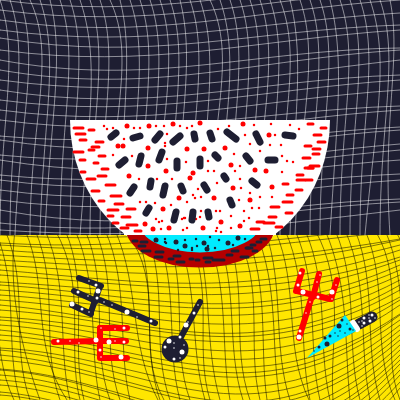
Frame 1 (no input)
Frame 60 (no input): identical to frame 1, image omitted
Frame 120 (the mouse pressed at the canvas centre since frame 60): identical to frame 1, image omitted

The p5.js sketch that drew this single still picture (run headless with seeded random() and noise() and a simulated clock; from frame 60 on, the mouse is pressed at the canvas centre):

// p5.js sketch
// ── sketch.js
function setup() {
  createCanvas(400,400);
  rectMode(CENTER);
  ellipseMode(CENTER);

}

function draw() {
  background(255,255,255);

  //yellow section
  fill(255,230,0);
  noStroke();
  rect(200,350,400,235);
  //black lines in yellow sectoon
  stroke(0,0,0);
  strokeWeight(0.5);
  noFill()
  //vertical
  bezier(-15,230,5,287.5,-12,345,14,400);
  bezier(-5,230,20,287.5,4,345,20,400);
  bezier(5,230,30,287.5,10,345,30,400);
  bezier(15,230,8,287.5,20,345,40,400);
  bezier(25,230,50,287.5,30,345,67,400);
  bezier(35,230,60,287.5,40,345,60,400);
  bezier(45,230,70,287.5,57,345,70,400);
  bezier(55,230,88,287.5,66,345,80,400);
  bezier(65,230,90,287.5,70,345,84,400);
  bezier(75,230,100,287.5,88,345,100,400);
  bezier(85,230,110,287.5,90,345,110,400);
  bezier(95,230,120,287.5,100,345,120,400);
  bezier(105,230,130,287.5,117,345,130,400);
  bezier(115,230,140,287.5,129,345,158,400);
  bezier(125,230,169,287.5,133,345,164,400);
  bezier(135,230,160,287.5,140,345,160,400);
  bezier(145,230,170,287.5,150,345,170,400);
  bezier(155,230,180,287.5,165,345,180,400);
  bezier(165,230,190,287.5,170,345,190,400);
  bezier(175,230,200,287.5,189,345,205,400);
  bezier(185,230,217,287.5,193,345,210,400);
  bezier(195,230,213,287.5,204,345,220,400);
  bezier(205,230,230,287.5,220,345,230,400);
  bezier(215,230,240,287.5,225,345,243,400);
  bezier(225,230,250,287.5,230,345,250,400);
  bezier(235,230,266,287.5,246,345,260,400);
  bezier(245,230,270,287.5,259,345,267,400);
  bezier(255,230,280,287.5,270,345,280,400);
  bezier(265,230,285,287.5,272,345,290,400);
  bezier(275,230,300,287.5,283,345,309,400);
  bezier(285,230,310,287.5,298,345,310,400);
  bezier(295,230,320,287.5,307,345,320,400);
  bezier(305,230,330,287.5,317,345,330,400);
  bezier(315,230,347,287.5,329,345,333,400);
  bezier(325,230,350,287.5,344,345,350,400);
  bezier(335,230,360,287.5,345,345,360,400);
  bezier(345,230,370,287.5,358,345,370,400);
  bezier(355,230,378,287.5,363,345,380,400);
  bezier(365,230,390,287.5,370,345,395,400);
  bezier(375,230,409,287.5,378,345,400,400);
  bezier(385,230,410,287.5,394,345,422,400);
  bezier(395,230,430,287.5,405,345,420,400);
  //horizontal
  bezier(0,235,150,245,250,225,400,212);
  bezier(0,243,150,252,250,227,400,220);
  bezier(0,245,150,255,250,245,400,225);
  bezier(0,250,150,262,250,247,400,231);
  bezier(0,255,150,265,250,265,400,239);
  bezier(0,260,150,270,250,273,400,240);
  bezier(0,265,150,275,250,285,400,245);
  bezier(0,270,150,283,250,299,400,250);
  bezier(0,275,150,285,250,305,400,257);
  bezier(0,282,150,290,250,315,400,260);
  bezier(0,285,150,295,250,331,400,265);
  bezier(0,290,150,300,250,335,400,270);
  bezier(0,295,150,305,250,345,400,275);
  bezier(0,300,150,310,250,359,400,280);
  bezier(0,305,150,319,250,371,400,285);
  bezier(0,310,150,320,250,375,400,290);
  bezier(0,317,150,325,250,379,400,297);
  bezier(0,320,150,330,250,395,400,300);
  bezier(0,325,150,335,250,408,400,305);
  bezier(0,330,150,344,250,415,400,314);
  bezier(0,335,150,345,250,426,400,315);
  bezier(0,340,150,351,250,429,400,320);
  bezier(0,348,150,355,250,445,400,325);
  bezier(0,350,150,362,250,454,400,330);
  bezier(0,355,150,368,250,465,400,335);
  bezier(0,360,150,370,250,469,400,340);
  bezier(0,369,150,379,250,485,400,345);
  bezier(0,370,150,380,250,493,400,350);
  bezier(0,375,150,385,250,505,400,355);
  bezier(0,380,150,390,250,507,400,360);
  bezier(0,385,150,395,250,525,400,364);
  bezier(0,392,150,404,250,531,400,370);
  bezier(0,395,150,405,250,541,400,375);
  bezier(0,401,150,413,250,548,400,382);
  bezier(0,405,150,415,250,568,400,388);

  //for navy section
  fill(30,30,50);
  noStroke();
  rect(200,100,400,270);
  //white lines in navy section
  stroke(255,255,255);
  strokeWeight(0.5);
  //vertical
  noFill()
  bezier(-10,0,10,58.75,-10,117.6,-10,235);
  bezier(0,0,20,58.70,0,117.6,0,235);
  bezier(10,0,30,58.75,10,117.6,10,235);
  bezier(20,0,40,58.75,20,117.6,15,235);
  bezier(30,0,57,58.75,30,117.6,30,235);
  bezier(40,0,60,58.75,43,117.6,40,235);
  bezier(50,0,65,58.75,50,117.6,45,235);
  bezier(60,0,80,58.75,60,117.6,60,235);
  bezier(70,0,90,58.75,70,117.6,70,235);
  bezier(80,0,100,58.75,89,117.6,80,235);
  bezier(90,0,110,58.75,90,117.6,90,235);
  bezier(100,0,120,58.75,100,117.6,100,235);
  bezier(110,0,137,58.75,110,117.6,110,235);
  bezier(120,0,135,58.75,120,117.6,120,235);
  bezier(130,0,150,58.75,132,117.6,130,235);
  bezier(140,0,160,58.75,140,117.6,140,235);
  bezier(150,0,170,58.75,150,117.6,150,235);
  bezier(160,0,180,58.75,160,117.6,155,235);
  bezier(170,0,190,58.75,170,117.6,170,235);
  bezier(180,0,195,58.75,180,117.6,175,235);
  bezier(190,0,210,58.75,190,117.6,190,235);
  bezier(200,0,220,58.75,204,117.6,200,235);
  bezier(210,0,238,58.75,210,117.6,210,235);
  bezier(220,0,240,58.75,225,117.6,215,235);
  bezier(230,0,250,58.75,230,117.6,230,235);
  bezier(240,0,260,58.75,240,117.6,240,235);
  bezier(250,0,270,58.75,250,117.6,250,235);
  bezier(260,0,280,58.75,260,117.6,255,235);
  bezier(270,0,290,58.75,270,117.6,270,235);
  bezier(280,0,303,58.75,280,117.6,280,235);
  bezier(290,0,305,58.75,294,117.6,290,235);
  bezier(300,0,320,58.75,300,117.6,295,235);
  bezier(310,0,330,58.75,310,117.6,310,235);
  bezier(320,0,340,58.75,320,117.6,320,235);
  bezier(330,0,345,58.75,337,117.6,330,235);
  bezier(340,0,360,58.75,340,117.6,340,235);
  bezier(350,0,370,58.75,350,117.6,350,235);
  bezier(360,0,380,58.75,360,117.6,360,235);
  bezier(370,0,390,58.75,376,117.6,365,235);
  bezier(380,0,400,58.75,380,117.6,380,235);
  bezier(390,0,402,58.75,382,117.6,390,235);
  //horizontal
  noFill()
  bezier(0,0,150,20,250,-10,400,-20);
  bezier(0,10,150,30,250,0,400,-10);
  bezier(0,20,150,42,250,10,400,0);
  bezier(0,30,150,50,250,22,400,13);
  bezier(0,38,150,63,250,30,400,25);
  bezier(0,50,150,70,250,40,400,30);
  bezier(0,60,150,88,250,50,400,48);
  bezier(0,70,150,96,250,60,400,50);
  bezier(0,80,150,100,250,77,400,60);
  bezier(0,90,150,115,250,80,400,75);
  bezier(0,100,150,120,250,90,400,80);
  bezier(0,110,150,130,250,100,400,90);
  bezier(0,120,150,140,250,111,400,106);
  bezier(0,136,150,150,250,120,400,110);
  bezier(0,140,150,163,250,135,400,127);
  bezier(0,155,150,170,250,140,400,130);
  bezier(0,160,150,185,250,156,400,144);
  bezier(0,175,150,190,250,163,400,150);
  bezier(0,180,150,200,250,170,400,160);
  bezier(0,190,150,210,250,180,400,174);
  bezier(0,200,150,220,250,190,400,180);
  bezier(0,210,150,238,250,204,400,199);
  bezier(0,223,150,240,250,210,400,202);
  bezier(0,230,150,240,250,228,400,210);

  //watermelon
  //top part
  fill(255,255,255)
  noStroke()
  arc(200, 120, 260, 280, 0, PI);
  arc(200, 220, 180, 200, PI, 0)
  //bottom part
  fill(0,235,255);
  stroke(180,0,0);
  strokeWeight(15);
  ellipse(200,225,135,70);
  //to cover top half of ellipse with upside down arc
  fill(255,255,255);
  noStroke();
  arc(200, 235, 152, 200, PI, 0);
  //red dots
  stroke(255,0,0);
  strokeWeight(5);
  point(118,146);
  point(148,148);
  point(148,166);
  point(193,173);
  point(187,149)
  point(204,149)
  point(225,148)
  point(231,165)
  point(255,170)
  point(233,188)
  point(214,198)
  point(179,198)
  point(163,209)
  point(250,200)
  point(272,187)
  point(266,171)
  point(269,135)
  point(243,124)
  point(200,123)
  point(173,124)
  point(149,126)
  point(127,126)
  point(123,146)
  point(190,178)
  point(166,171)
  point(129,176)
  point(203,228)
  point(221,222)
  point(240,226)
  point(169,228)
  point(145,224)
  point(153,229)
  strokeWeight(2.5)
  point(132,156)
  point(113,155)
  point(124,139)
  point(165,146)
  point(167,159)
  point(193,195)
  point(201,197)
  point(198,189)
  point(195,198)
  point(187,202)
  point(171,205)
  point(155,203)
  point(146,202)
  point(159,222)
  point(182,219)
  point(196,219)
  point(216,211)
  point(217,183)
  point(208,171)
  point(214,171)
  point(208,161)
  point(234,154)
  point(218,129)
  point(229,126)
  point(187,128)
  point(180,126)
  point(192,126)
  point(167,134)
  point(165,143)
  point(164,126)
  point(156,126)
  point(140,128)
  point(134,128)
  point(113,128)
  point(104,126)
  point(107,129)
  point(271,124)
  point(275,135)
  point(270,145)
  point(281,145)
  point(282,156)
  point(290,125)
  point(299,129)
  point(287,161)
  point(282,172)
  point(293,162)
  point(272,197)
  point(260,197)
  point(259,208)
  point(252,208)
  point(239,200)
  point(231,216)
  point(220,211)
  point(201,211)
  point(200,217)
  point(185,218)
  point(184,218)
  point(156,219)
  point(162,221)
  point(140,202)
  point(245,135)
  point(250,144)
  point(240,166)
  point(235,171)
  point(240,179)
  point(241,188)
  point(250,193)
  point(139,179)
  point(157,179)
  point(172,179)
  point(186,162)
  point(254,125)
  point(260,151)
  point(183,230)
  point(216,231)
  point(217,228)
  point(231,228)
  point(244,211)
  point(244,221)
  point(249,218)
  point(187,228)
  point(161,229)
  point(221,232)
  //navy dots
  stroke(30,30,50);
  strokeWeight(5);
  point(176,242)
  point(185,246)
  point(156,240)
  point(204,243)
  point(207,249)
  point(228,243)
  point(238,238)
  strokeWeight(2.5)
  point(165,239)
  point(165,242)
  point(178,250)
  point(185,240)
  point(192,250)
  point(196,239)
  point(197,246)
  point(208,246)
  point(210,237)
  point(219,240)
  point(215,248)
  point(233,245)
  point(245,239)
  point(166,243)
  point(192,248)

  //navy seeds (use lines)
  strokeWeight(7)
  stroke(30,30,50);
  line(111,137,116,133);
  line(133,138,140,136);
  line(155,140,160,134);
  line(173,142,180,136);
  line(195,139,194,134);
  line(212,139,210,133);
  line(236,139,227,132);
  line(260,142,256,134);
  line(285,135,293,136);
  line(119,165,125,160);
  line(139,164,141,156);
  line(159,160,162,152);
  line(177,168,177,161);
  line(200,166,200,159);
  line(215,155,218,158);
  line(246,156,250,161);
  line(268,160,275,160);
  line(130,193,134,187);
  line(150,187,151,181);
  line(163,195,165,186);
  line(181,186,183,191);
  line(204,185,207,190);
  line(224,176,226,179);
  line(252,181,257,185);
  line(149,208,146,213);
  line(176,212,174,220);
  line(193,212,192,220);
  line(208,212,209,217);
  line(230,200,232,205);
  //black lines on bottom rind
  stroke(30,30,50);
  strokeWeight(3)
  line(133,241,137,241)
  line(139,246,145,246)
  line(142,251,150,251)
  line(156,252,163,252)
  line(155,257,162,257)
  line(173,259,169,259)
  line(177,262,184,262)
  line(193,259,190,259)
  line(199,260,196,260)
  line(206,262,210,262)
  line(213,260,224,260) 
  line(232,255,227,255)
  line(232,251,238,251)
  line(248,257,241,257)
  line(252,248,247,248)
  line(249,248,246,248)
  line(255,245,251,245)
  line(257,251,253,251)
  line(261,242,257,242)
  line(180,256,174,256)
  line(261,239,266,239)
  line(141,242,147,242)
  line(204,258,212,258)
  //red lines on side rinds
  stroke(255,0,0);
  strokeWeight(3)
  line(74,128,83,128)
  line(89,130,94,130)
  line(76,134,85,134)
  line(80,140,86,140)
  line(89,150,94,150)
  line(92,147,99,147)
  line(80,160,85,160)
  line(94,163,98,163)
  line(102,169,108,169)
  line(99,156,105,156)
  line(96,142,103,142)
  line(81,172,85,172)
  line(87,179,95,179)
  line(98,176,106,176)
  line(106,185,115,185)
  line(92,191,99,191)
  line(99,201,104,201)
  line(111,196,121,196)
  line(115,204,123,204)
  line(127,209,135,209)
  line(118,210,108,210)
  line(108,216,113,216)
  line(113,223,118,223)
  line(122,217,130,217)
  line(127,225,137,225)
  line(141,231,135,231)
  line(128,228,121,228)
  line(74,152,83,152)
  line(308,124,313,124)
  line(314,135,321,135)
  line(321,128,326,128)
  line(305,146,311,146)
  line(313,149,320,149)
  line(318,142,325,142)
  line(303,158,310,158)
  line(313,154,319,154)
  line(308,168,313,168)
  line(306,180,312,180)
  line(297,175,303,175)
  line(283,184,288,184)
  line(297,180,305,180)
  line(287,195,293,195)
  line(296,190,302,190)
  line(271,207,279,207)
  line(283,202,292,202)
  line(286,213,292,213)
  line(276,227,282,227)
  line(269,217,276,217)
  line(257,222,264,222)
  line(251,229,259,229)
  line(264,223,274,223)
  line(305,168,313,168)
  line(310,166,319,166)

  //utensils under the watermelon
  //red forks
  stroke(255,0,0);
  strokeWeight(6);
  line(54,342,99,341);
  line(100,356,100,328);
  line(100,341,126,341);
  line(100,328,127,328);
  line(100,358,127,358);
  line(299,338,312,296);
  line(297,291,330,299);
  line(331,299,337,280);
  line(296,291,302,271);
  line(313,297,319,274);
  //navy fork & spoon
  strokeWeight(6);
  stroke(30,30,50);
  line(155,323,100,300);
  line(91,312,100,286);
  line(91,314,72,305);
  line(101,286,79,278);
  line(96,301,74,291);
  line(200,302,181,337);
  strokeWeight(27);
  point(175,349);
  //knife
  strokeWeight(11);
  stroke(30,30,50);
  line(372,317,359,324);
  strokeWeight(6);
  stroke(255,255,255);
  line(353,323,357,329);
  noStroke()
  fill(0,235,255)
  triangle(356,331,307,358,345,315);

  //dots on utensils
  //navy fork
  stroke(255,255,255)
  strokeWeight(3)
  point(97,298)
  point(82,309)
  point(151,321)
  point(96,285)
  point(78,292)
  strokeWeight(5)
  point(98,291)
  point(72,304)
  point(127,312)
  strokeWeight(1.5)
  point(104,302)
  point(112,305)
  point(89,281)
  point(88,296)
  point(89,312)
  point(137,317)
  //navy spoon
  strokeWeight(3)
  point(165,347)
  point(174,359)
  point(180,337)
  point(194,313)
  strokeWeight(5)
  point(169,341)
  point(182,352)
  point(186,325)
  strokeWeight(1.5)
  point(174,343)
  point(174,348)
  point(188,322)
  point(198,305)
  point(184,345)
  point(180,358)
  //knift hilt
  strokeWeight(3)
  point(364,323)
  point(364,318)
  point(370,321)
  point(372,315)
  strokeWeight(1.5)
  point(362,321)
  point(362,326)
  point(359,322)
  point(369,315)
  point(369,318)
  point(375,318)
  //red fork 1
  strokeWeight(3)
  point(58,341)
  point(100,350)
  point(124,328)
  point(124,342)
  strokeWeight(5)
  point(109,342)
  point(96,340)
  point(121,357)
  strokeWeight(1.5)
  point(101,328)
  point(79,343)
  point(70,341)
  point(101,357)
  point(115,341)
  point(115,329)
  //red fork 2
  strokeWeight(3)
  point(300,273)
  point(298,285)
  point(300,331)
  point(318,297)
  strokeWeight(5)
  point(299,337)
  point(332,292)
  point(303,292)
  strokeWeight(1.5)
  point(317,282)
  point(320,275)
  point(306,313)
  point(310,302)
  point(332,299)
  point(336,285)
  //blade of knife
  stroke(30,30,50)
  strokeWeight(3)
  point(342,320)
  point(330,336)
  point(350,329)
  point(319,347)
  point(325,338)
  strokeWeight(5)
  point(339,326)
  point(327,344)
  strokeWeight(1.5)
  point(347,324)
  point(345,333)
  point(335,333)
  point(338,336)
  point(340,331)
  point(353,330)
  point(314,351)

}

//so i dont have to guess every coordinate and can locate points the inspect feature
function mousePressed(){
  console.log(mouseX + "," + mouseY);
}
  
